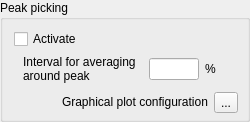
                 <widget class="QGroupBox" name="groupBox_PP">
                  <property name="sizePolicy">
                   <sizepolicy hsizetype="Preferred" vsizetype="Minimum">
                    <horstretch>0</horstretch>
                    <verstretch>0</verstretch>
                   </sizepolicy>
                  </property>
                  <property name="minimumSize">
                   <size>
                    <width>250</width>
                    <height>0</height>
                   </size>
                  </property>
                  <property name="title">
                   <string>Peak picking</string>
                  </property>
                  <layout class="QVBoxLayout" name="verticalLayout_15">
                   <property name="spacing">
                    <number>6</number>
                   </property>
                   <property name="topMargin">
                    <number>9</number>
                   </property>
                   <property name="rightMargin">
                    <number>0</number>
                   </property>
                   <property name="bottomMargin">
                    <number>3</number>
                   </property>
                   <item>
                    <widget class="QCheckBox" name="checkBox_activate_PP">
                     <property name="text">
                      <string>Activate</string>
                     </property>
                    </widget>
                   </item>
                   <item>
                    <widget class="QWidget" name="widget_averagingInterval_PP" native="true">
                     <property name="sizePolicy">
                      <sizepolicy hsizetype="Fixed" vsizetype="Fixed">
                       <horstretch>0</horstretch>
                       <verstretch>0</verstretch>
                      </sizepolicy>
                     </property>
                     <property name="minimumSize">
                      <size>
                       <width>100</width>
                       <height>0</height>
                      </size>
                     </property>
                     <layout class="QHBoxLayout" name="horizontalLayout_22">
                      <property name="topMargin">
                       <number>0</number>
                      </property>
                      <property name="bottomMargin">
                       <number>0</number>
                      </property>
                      <item>
                       <widget class="QLabel" name="label_averagingInterval_PP">
                        <property name="sizePolicy">
                         <sizepolicy hsizetype="Fixed" vsizetype="Fixed">
                          <horstretch>0</horstretch>
                          <verstretch>0</verstretch>
                         </sizepolicy>
                        </property>
                        <property name="minimumSize">
                         <size>
                          <width>120</width>
                          <height>0</height>
                         </size>
                        </property>
                        <property name="text">
                         <string>Interval for averaging
around peak</string>
                        </property>
                        <property name="alignment">
                         <set>Qt::AlignJustify|Qt::AlignVCenter</set>
                        </property>
                       </widget>
                      </item>
                      <item alignment="Qt::AlignLeft">
                       <widget class="QLineEdit" name="lineEdit_averagingInterval_PP">
                        <property name="enabled">
                         <bool>true</bool>
                        </property>
                        <property name="sizePolicy">
                         <sizepolicy hsizetype="Fixed" vsizetype="Fixed">
                          <horstretch>0</horstretch>
                          <verstretch>0</verstretch>
                         </sizepolicy>
                        </property>
                        <property name="minimumSize">
                         <size>
                          <width>30</width>
                          <height>0</height>
                         </size>
                        </property>
                        <property name="maximumSize">
                         <size>
                          <width>50</width>
                          <height>16777215</height>
                         </size>
                        </property>
                        <property name="maxLength">
                         <number>8</number>
                        </property>
                       </widget>
                      </item>
                      <item alignment="Qt::AlignLeft">
                       <widget class="QLabel" name="label_averagingIntervalUnits_PP">
                        <property name="sizePolicy">
                         <sizepolicy hsizetype="Fixed" vsizetype="Fixed">
                          <horstretch>0</horstretch>
                          <verstretch>0</verstretch>
                         </sizepolicy>
                        </property>
                        <property name="minimumSize">
                         <size>
                          <width>20</width>
                          <height>0</height>
                         </size>
                        </property>
                        <property name="text">
                         <string>%</string>
                        </property>
                       </widget>
                      </item>
                     </layout>
                    </widget>
                   </item>
                   <item alignment="Qt::AlignRight">
                    <widget class="QWidget" name="widget_graphicalConfig_PP" native="true">
                     <property name="sizePolicy">
                      <sizepolicy hsizetype="Fixed" vsizetype="Fixed">
                       <horstretch>0</horstretch>
                       <verstretch>0</verstretch>
                      </sizepolicy>
                     </property>
                     <property name="minimumSize">
                      <size>
                       <width>100</width>
                       <height>0</height>
                      </size>
                     </property>
                     <layout class="QHBoxLayout" name="horizontalLayout_49">
                      <property name="topMargin">
                       <number>3</number>
                      </property>
                      <property name="bottomMargin">
                       <number>3</number>
                      </property>
                      <item>
                       <widget class="QLabel" name="label_graphicalConfig_PP">
                        <property name="sizePolicy">
                         <sizepolicy hsizetype="Fixed" vsizetype="Fixed">
                          <horstretch>0</horstretch>
                          <verstretch>0</verstretch>
                         </sizepolicy>
                        </property>
                        <property name="minimumSize">
                         <size>
                          <width>120</width>
                          <height>0</height>
                         </size>
                        </property>
                        <property name="toolTip">
                         <string/>
                        </property>
                        <property name="toolTipDuration">
                         <number>0</number>
                        </property>
                        <property name="text">
                         <string>Graphical plot configuration</string>
                        </property>
                        <property name="alignment">
                         <set>Qt::AlignJustify|Qt::AlignVCenter</set>
                        </property>
                       </widget>
                      </item>
                      <item>
                       <widget class="QToolButton" name="toolButton_graphicalConfig_PP">
                        <property name="text">
                         <string>...</string>
                        </property>
                       </widget>
                      </item>
                     </layout>
                    </widget>
                   </item>
                  </layout>
                 </widget>
